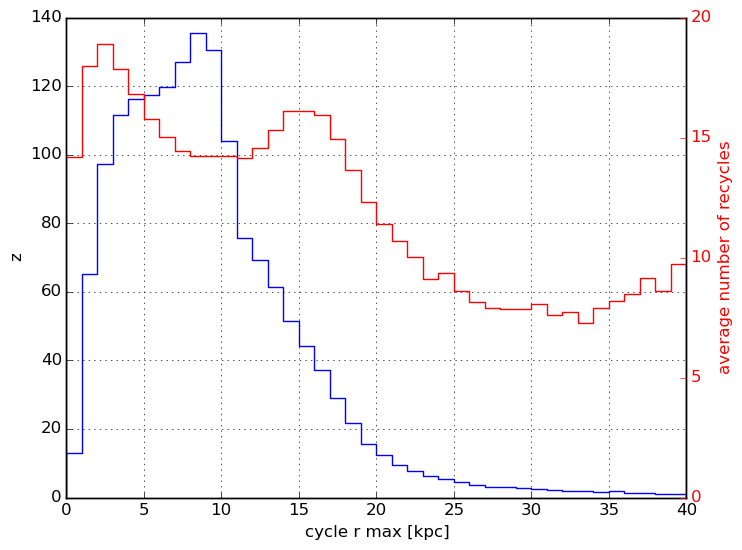

Generate this figure with Python:
import pygad as pg
import matplotlib.pyplot as plt
import numpy as np
from scipy import stats
import utils

filename = __file__

"""First plot z vs r_max"""
s, h, g = pg.prepare_zoom('/ptmp/mpa/naab/REFINED/M0977/SF_X/4x-2phase/out/snap_M0977_4x_470', gas_trace='/ptmp/mpa/naab/REFINED/M0977/SF_X/4x-2phase/gastrace_M0977_4x_disc-Uebler_070_470.dat')

metals_ejection = [item[item > 0] for item in s.gas['metals_at_ejection'][s.gas['num_recycled'] > -1] / s.gas['mass_at_ejection'][s.gas['num_recycled'] > -1]]
metals_infall = [item[item > 0] for item in s.gas['metals_at_infall'][s.gas['num_recycled'] > -1] / s.gas['mass_at_infall'][s.gas['num_recycled'] > -1]]
cycle_r_max = [item[item > 0] for item in s.gas['cycle_r_max'][s.gas['num_recycled'] > -1]]
number_of_recycles = s.gas['num_recycled'][s.gas['num_recycled'] > -1]
extended_nor = []

for i, particle in enumerate(cycle_r_max):
    for line in particle:
        extended_nor.append(number_of_recycles[i])

average_nor, edges_nor, count_nor = stats.binned_statistic(np.concatenate(cycle_r_max), extended_nor, statistic='mean', bins=np.linspace(0, 40, 41))
average_z, edges, count = stats.binned_statistic(np.concatenate(cycle_r_max), np.concatenate(metals_ejection), statistic='sum', bins=np.linspace(0, 40, 41))

edges, average_z = utils.prepare_step(edges, average_z)
edges_nor, average_nor = utils.prepare_step(edges_nor, average_nor)

fig, ax = plt.subplots(1)
ax.grid(True)
ax.set_xlabel(('cycle r max [kpc]'))
ax.set_ylabel(('z'))
ax.step(edges, average_z)

ax2 = ax.twinx()
ax2.step(edges_nor, average_nor, color='r')
ax2.set_ylabel('average number of recycles', color='r')
ax2.tick_params('y', colors='r')

plt.savefig(filename.split("/")[-1][:-3] + ".png", bbox_inches='tight')
